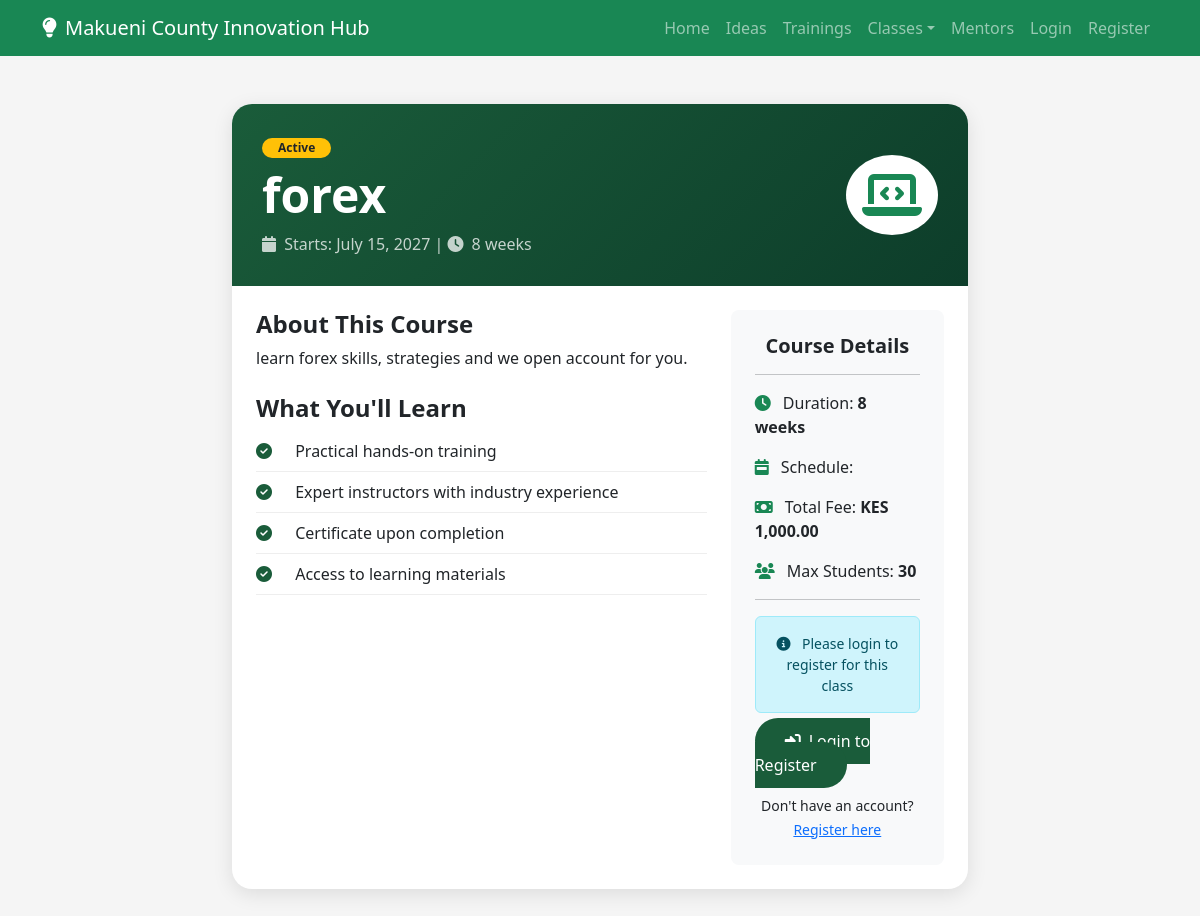
The app's page /class_details.php?id=7 with its own data.
### tables this page shows
CREATE TABLE `computer_classes` (
  `id` int(11) NOT NULL,
  `class_name` varchar(100) NOT NULL,
  `description` text DEFAULT NULL,
  `duration_weeks` int(11) DEFAULT 4,
  `fee_amount` decimal(10,2) DEFAULT 1000.00,
  `max_students` int(11) DEFAULT 30,
  `start_date` date DEFAULT NULL,
  `end_date` date DEFAULT NULL,
  `schedule` varchar(255) DEFAULT NULL,
  `status` enum('active','upcoming','completed') DEFAULT 'upcoming',
  `deleted_at` timestamp NULL DEFAULT NULL,
  `created_at` timestamp NOT NULL DEFAULT current_timestamp(),
  `price` decimal(10,2) DEFAULT 1000.00
);

### class_details.php (the view, shortened to what this page needs)
<?php
require_once 'config/database.php';
$class_id = isset($_GET['id']) ? (int)$_GET['id'] : 0;
$stmt = $pdo->prepare("SELECT * FROM computer_classes WHERE id = ?");
$stmt->execute([$class_id]);
$class = $stmt->fetch();
$is_logged_in = isset($_SESSION['user_id']);
$is_registered = false;
?>
<!DOCTYPE html>
<html lang="en">
<head>
    <link href="https://cdn.jsdelivr.net/npm/bootstrap@5.3.0/dist/css/bootstrap.min.css" rel="stylesheet">
    <link rel="stylesheet" href="https://cdnjs.cloudflare.com/ajax/libs/font-awesome/6.4.0/css/all.min.css">
</head>
<body>
    <nav class="navbar navbar-expand-lg navbar-dark bg-success">
        <div class="container">
            <a class="navbar-brand" href="/innovation_hub/index.php">
                <i class="fas fa-lightbulb me-2"></i>Makueni County Innovation Hub
            </a>
            <div class="collapse navbar-collapse" id="navbarNav">
                <ul class="navbar-nav ms-auto">
                    <li class="nav-item"><a class="nav-link" href="/innovation_hub/index.php">Home</a></li>
                    <li class="nav-item"><a class="nav-link" href="/innovation_hub/ideas.php">Ideas</a></li>
                    <li class="nav-item"><a class="nav-link" href="/innovation_hub/trainings.php">Trainings</a></li>
                    <li class="nav-item dropdown">
                        <a class="nav-link dropdown-toggle" href="#" data-bs-toggle="dropdown">Classes</a>
                    </li>
                    <li class="nav-item"><a class="nav-link" href="/innovation_hub/mentors.php">Mentors</a></li>
                    <?php if(isset($_SESSION['user_id'])): ?>
                        <li class="nav-item"><a class="nav-link" href="/innovation_hub/user/dashboard.php">Dashboard</a></li>
                        <li class="nav-item"><a class="nav-link" href="/innovation_hub/logout.php">Logout</a></li>
                    <?php else: ?>
                        <li class="nav-item"><a class="nav-link" href="/innovation_hub/login.php">Login</a></li>
                        <li class="nav-item"><a class="nav-link" href="/innovation_hub/register.php">Register</a></li>
                    <?php endif; ?>
                </ul>
            </div>
        </div>
    </nav>
    <div class="container py-5">
        <div class="row justify-content-center">
            <div class="col-lg-8">
                <div class="class-card">
                    <div class="class-header">
                        <div class="d-flex justify-content-between align-items-center">
                            <div>
                                <span class="badge bg-warning text-dark mb-2 px-3 py-1 rounded-pill">
                                    <?php echo ucfirst($class['status']); ?>
                                </span>
                                <h1 class="display-5 fw-bold mb-2"><?php echo htmlspecialchars($class['class_name']); ?></h1>
                                <p class="mb-0 opacity-75">
                                    <i class="fas fa-calendar me-1"></i> Starts: <?php echo date('F d, Y', strtotime($class['start_date'])); ?>
                                    | <i class="fas fa-clock me-1"></i> <?php echo $class['duration_weeks']; ?> weeks
                                </p>
                            </div>
                            <div class="text-center">
                                <div class="bg-white rounded-circle d-inline-flex p-3">
                                    <i class="fas fa-laptop-code fa-3x text-success"></i>
                                </div>
                            </div>
                        </div>
                    </div>
                    <div class="p-4">
                        <div class="row">
                            <div class="col-md-8">
                                <h4 class="fw-bold">About This Course</h4>
                                <p><?php echo nl2br(htmlspecialchars($class['description'])); ?></p>
                                <h4 class="fw-bold mt-4">What You'll Learn</h4>
                                <ul class="feature-list">
                                    <li><i class="fas fa-check-circle"></i> Practical hands-on training</li>
                                    <li><i class="fas fa-check-circle"></i> Expert instructors with industry experience</li>
                                    <li><i class="fas fa-check-circle"></i> Certificate upon completion</li>
                                    <li><i class="fas fa-check-circle"></i> Access to learning materials</li>
                                </ul>
                            </div>
                            <div class="col-md-4">
                                <div class="bg-light p-4 rounded-3">
                                    <h5 class="fw-bold text-center">Course Details</h5>
                                    <hr>
                                    <p><i class="fas fa-clock me-2 text-success"></i> Duration: <strong><?php echo $class['duration_weeks']; ?> weeks</strong></p>
                                    <p><i class="fas fa-calendar-week me-2 text-success"></i> Schedule: <strong><?php echo htmlspecialchars($class['schedule']); ?></strong></p>
                                    <p><i class="fas fa-money-bill me-2 text-success"></i> Total Fee: <strong>KES <?php echo number_format($class['fee_amount'] ?? 1000, 2); ?></strong></p>
                                    <p><i class="fas fa-users me-2 text-success"></i> Max Students: <strong><?php echo $class['max_students']; ?></strong></p>
                                    <hr>
                                    <?php if($is_logged_in): ?>
                                        <?php if($is_registered): ?>
                                            <div class="alert alert-success text-center">
                                                <i class="fas fa-check-circle me-2"></i> You are already registered for this class!
                                            </div>
                                            <a href="/innovation_hub/user/my_class_portal.php" class="btn btn-success w-100">
                                                <i class="fas fa-laptop-code me-2"></i>Go to My Classes
                                            </a>
                                        <?php else: ?>
                                            <a href="/innovation_hub/class-registration.php?class_id=<?php echo $class['id']; ?>" class="btn-register w-100">
                                                <i class="fas fa-credit-card me-2"></i>Register Now (from KES 200)
                                            </a>
                                        <?php endif; ?>
                                    <?php else: ?>
                                        <div class="alert alert-info text-center small">
                                            <i class="fas fa-info-circle me-2"></i> Please login to register for this class
                                        </div>
                                        <a href="/innovation_hub/login.php?redirect=class-details.php?id=<?php echo $class['id']; ?>" class="btn-login w-100">
                                            <i class="fas fa-sign-in-alt me-2"></i>Login to Register
                                        </a>
                                        <div class="text-center mt-3">
                                            <small>Don't have an account? <a href="/innovation_hub/register.php">Register here</a></small>
                                        </div>
                                    <?php endif; ?>
                                </div>
                            </div>
                        </div>
                    </div>
                </div>
            </div>
        </div>
    </div>
</body>
</html>

### class_details.php (style rules this page uses)
body { background: #f5f5f5; }
.class-card { background: white; border-radius: 20px; box-shadow: 0 5px 20px rgba(0,0,0,0.1); overflow: hidden; }
.class-header { background: linear-gradient(135deg, #1a5c3a, #0d3d2a); color: white; padding: 30px; }
.btn-login { background: #1a5c3a; color: white; padding: 12px 30px; border-radius: 30px; text-decoration: none; }
.feature-list { list-style: none; padding: 0; }
.feature-list li { padding: 8px 0; border-bottom: 1px solid #eee; }
.feature-list li i { color: #1a5c3a; width: 25px; margin-right: 10px; }

### records on screen
computer_classes: status "Active", class_name "forex", start_date "July 15, 2027", duration_weeks "8", description "learn forex skills, strategies and we open account for you.", fee_amount "1,000.00", max_students "30"
